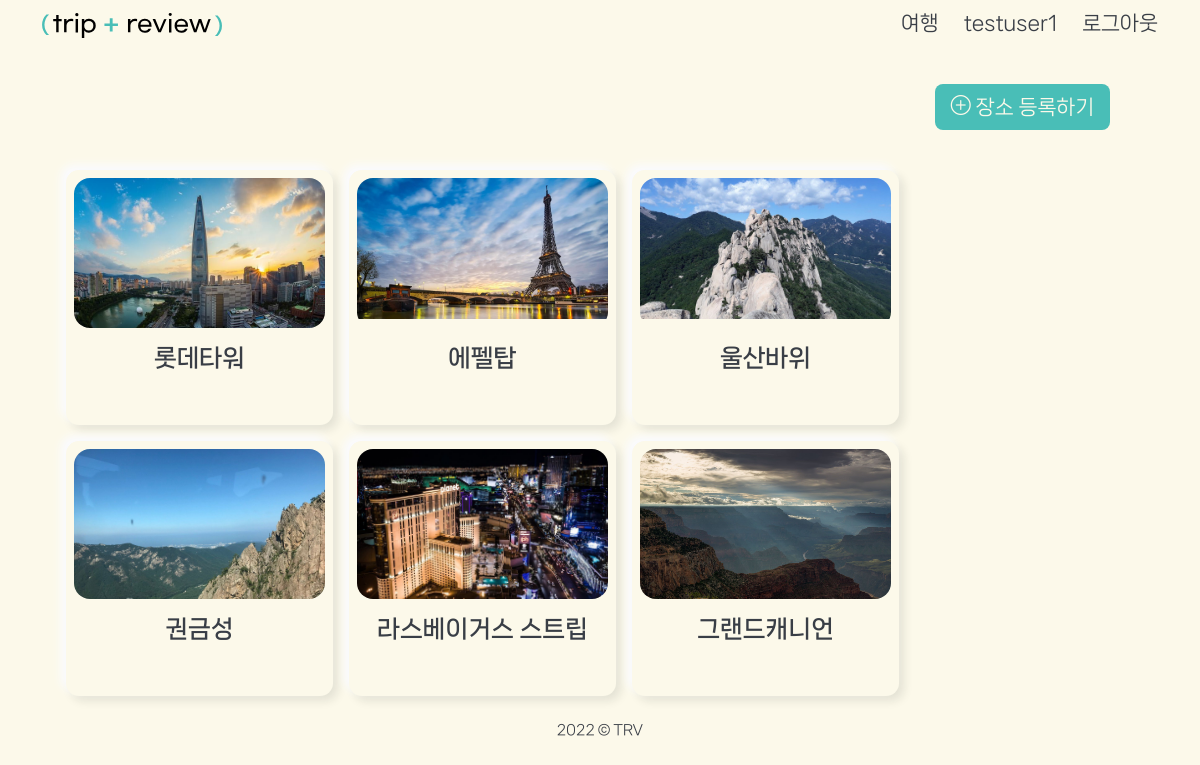
Page /location/ (signed in) on the committed database.
### accounts/models.py (models this page shows)
class User(AbstractUser):
    followings = models.ManyToManyField(
        "self", symmetrical=False, related_name="follower"
    )
    profile_image = ProcessedImageField(
        upload_to="images/",
        blank=True,
        format="JPEG",
        options={"quality": 80},
        processors=[ResizeToFill(150, 150)],
    )

### location/models.py (models this page shows)
class Location(models.Model):
    title = models.CharField(max_length=80, verbose_name="이름")
    image = ProcessedImageField(
        upload_to="images/",
        blank=False,
        format="JPEG",
        options={"quality": 80},
        verbose_name="대표이미지",
    )
    country = models.CharField(max_length=80, verbose_name="국가")
    city = models.CharField(max_length=80, verbose_name="도시")
    category = models.CharField(
        max_length=10, choices=CATEGORY_CHOICES, default="관광지", verbose_name="카테고리"
    )
    lat = models.CharField(max_length=80, verbose_name="위도")
    lng = models.CharField(max_length=80, verbose_name="경도")
    user = models.ForeignKey(settings.AUTH_USER_MODEL, on_delete=models.CASCADE)
    desc = models.TextField(max_length=300, blank=True, verbose_name="장소 설명문")

### location/views.py (the view)
# urls.py: path("", views.index, name="index"),
def index(request):
    locations = Location.objects.all()
    context = {"locations": locations}
    return render(request, "location/index.html", context)

### location/templates/location/index.html (shortened to what this page needs)
{% extends 'base.html' %}
{% load django_bootstrap5 %}
{% block content %}
  <div id="location">
    <div class="btn-area">
      <a href="{% url 'location:create' %}" class="btnC">
        <i class="bi bi-plus-circle"></i>
        장소 등록하기</a>
    </div>
    <div class="row m-4 g-3 ">
      {% for location in locations %}
        <div class="col-3 box">
          <a href="{% url 'reviews:index' location.pk %}">
            <div class="box-img">
              <img src="{{ location.image.url }}">
            </div>
            <div class="box-cont">
              <h5 class="sub-tit">{{ location.title }}</h5>
              {% if request.user == location.user %}
                <div class="d-flex justify-content-end align-items-center btn-area-sm">
                </div>
              {% endif %}
            </div>
          </a>
        </div>
      {% endfor %}
    </div>
  </div>
{% endblock %}

### templates/base.html (shortened to what this page needs)
{% load django_bootstrap5 %}
{% load static %}
<!DOCTYPE html>
<html lang="ko">
  <head>
    {% block css %}
      <link rel="stylesheet" href="https://cdn.jsdelivr.net/npm/bootstrap-icons@1.9.1/font/bootstrap-icons.css">
      {% bootstrap_css %}
      <link rel="stylesheet" href="{% static 'css/init.css' %}">
      <link rel="stylesheet" href="{% static 'css/style.css' %}">
    {% endblock css %}
  </head>
  <body>
    <header>
      <nav class="py-2">
        <div class="container d-flex justify-content-between ">
          <div class="logo">
            <a href="{% url 'index' %}">
              <img src="{% static 'img/trv_logo.svg' %}" alt="trv_logo">
            </a>
          </div>
          <div>
            <ul class="nav-area d-flex justify-content-center align-items-center">
              <li class="plane-area">
                <a href="{% url 'location:index' %}">
                  여행</a>
              </li>
              {% if request.user.is_authenticated %}
                <li>
                  <a href="{% url 'accounts:detail' request.user.pk %}">{{request.user}}
                  </a>
                </li>
                <li>
                  <a href="{% url 'accounts:logout' %}">
                    로그아웃
                  </a>
                </li>
              {% endif %}
            </ul>
          </div>
        </div>
      </nav>
    </header>
    <main>
      <div class="container">
        {% block content %}{% endblock content %}
      </div>
    </main>
    <footer>
      <div class="footer">
        <p class="cpr">2022 &copy; TRV</p>
      </div>
    </footer>
  </body>
</html>

### static/css/init.css (style rules this page uses)
html, body, div, span, object, iframe, h1, h2, h3, h4, h5, h6, p, blockquote, pre, abbr, address, cite, code, del, dfn, em, img, ins, kbd, q, samp, small, strong, sub, sup, var, b, i, dl, dt, dd, ol, ul, li, fieldset, form, label, legend, table, caption, tbody, tfoot, thead, tr, th, td, article, aside, canvas, details, figcaption, figure, footer, header, hgroup, menu, nav, section, summary, time, mark, audio, video, input, select, button { margin: 0; padding: 0; border: 0; outline: 0; font-size: 100%; vertical-align: baseline; background: transparent; }
body { line-height: 1; position: relative; }
img { max-width: 100%; display: inline-block; }
ul { list-style: none; }
a { margin: 0; padding: 0; font-size: 100%; vertical-align: baseline; background: transparent; text-decoration: none; color: inherit; }
*, *::after, *::before { box-sizing: border-box; }

### static/css/style.css (style rules this page uses)
:root { --main: #49beb7; --highlight: #83d8d2; --warning: #ff8a5c; --warningH: #f0622a; --bg: #fcf9ea; --bgD: #eee9d7; --txt: #393e46; --gr: #d1cfc6; }
body { font-family: "NanumSquareNeo", sans-serif; color: var(--txt); font-size: 20px; line-height: 1.5; background: var(--bg); }
a { color: inherit; }
header { position: sticky; top: 0; z-index: 100; background: var(--bg); }
.logo { width: 180px; }
.logo img { margin-top: 0.3rem; }
.nav-area li { margin-right: 25px; position: relative; }
.nav-area li:last-child { margin-right: 0; }
.nav-area .plane-area { position: relative; overflow: hidden; padding-left: 1.5rem; }
.nav-area li a::after { content: ""; display: block; background: var(--main); width: 0%; height: 3px; position: absolute; bottom: -3px; left: 0px; transition: 0.2s; }
.sub-tit { font-size: 1.5rem; font-weight: 700; margin: 1rem 0; }
.btnC { background: var(--main); color: var(--bg); display: inline-block; padding: 0.5rem 1rem; margin: 1.8rem auto 0; border-radius: 0.5rem; transition: 0.2s; position: relative; left: 50%; transform: translateX(-50%); max-width: 900px; text-align: center; }
.box { background: var(--bg); box-shadow: -5px -5px 10px #fafbff, 5px 5px 10px rgba(22, 27, 29, 0.1); border-radius: 0.8rem; transition: 0.3s; margin-right: 1rem; }
.box .box-img { margin-top: 0.5rem; height: 150px; overflow: hidden; border-radius: 1rem; object-fit: fill; }
#location .btn-area .btnC { left: 80%; transform: none; }
#location .box .sub-tit { text-align: center; transition: 0.3s; }
#location .box .btn-area-sm { margin-bottom: 0.5rem; }
.footer { height: 30px; text-align: center; margin: 1rem; position: relative; bottom: 0; }
.footer .cpr { font-size: 0.7em; }

### rows in the picture
User: user "testuser1"
Location: image (picture), title "롯데타워"
Location: image (picture), title "에펠탑"
Location: image (picture), title "울산바위"
Location: image (picture), title "권금성"
Location: image (picture), title "라스베이거스 스트립"
Location: image (picture), title "그랜드캐니언"
